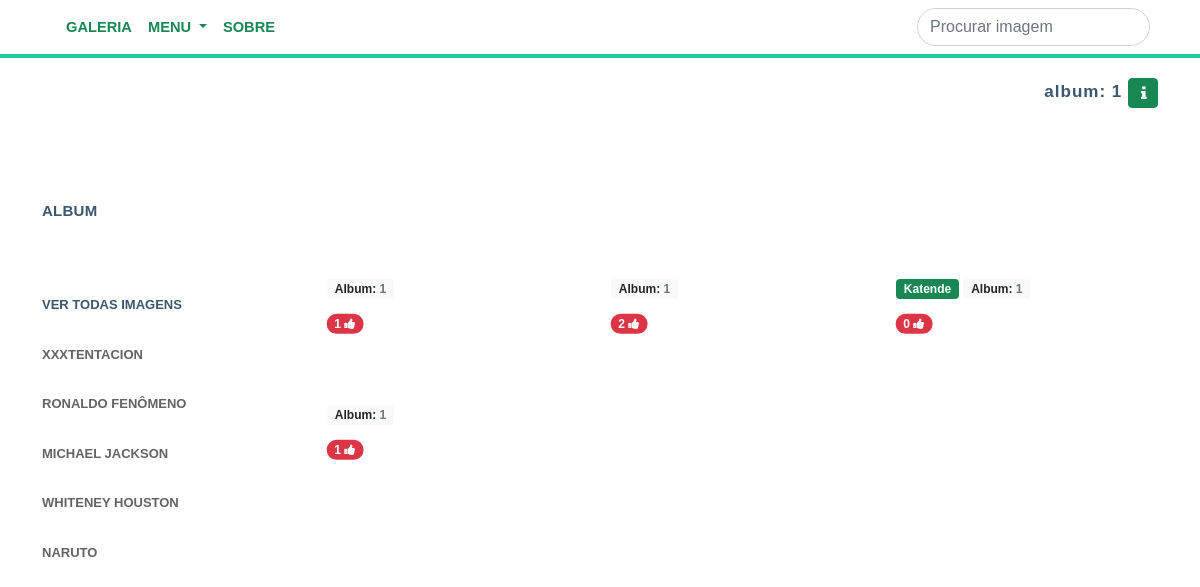
Page /imagem&album=1 on the committed database.
### tables this page shows
CREATE TABLE `albums` (
  `id` int(11) NOT NULL,
  `nome` varchar(40) NOT NULL,
  `criador` varchar(50) NOT NULL,
  `dia` datetime NOT NULL DEFAULT current_timestamp()
);

CREATE TABLE `imagens` (
  `id` int(11) NOT NULL,
  `nome` varchar(50) NOT NULL,
  `imagem` varchar(500) NOT NULL,
  `dia` datetime NOT NULL DEFAULT current_timestamp(),
  `album` varchar(50) NOT NULL,
  `qnt_like` int(11) NOT NULL
);

### index.php (called while the page is built, shortened)
<?php
	routesURL();
?>

### view/pages/imagem.php (the view, shortened to what this page needs)
   <?php
   require_once "view/pages/includes/header.php";
   require_once "controller/conexao.php";
   $album = filter_input(INPUT_GET, 'album', FILTER_SANITIZE_SPECIAL_CHARS);
   $qt = $pdo->prepare("SELECT * FROM imagens WHERE album = '$album'");
   $qt->execute();
   $qnt=$qt->fetchAll(PDO::FETCH_ASSOC);
   $busca = $pdo->prepare("SELECT * FROM albums");
   $busca->execute();
   $linha=$busca->fetchAll(PDO::FETCH_ASSOC); ?>
   <div class="container">
    <div class="float-end">
      <div class="section-heading" style="margin-top: 0px!important;">
        <h2 style="font-size: 17px!important;">album: <span><?php echo $_GET['album'];  ?></span>  <a class="btn btn-success infor" data-bs-toggle="collapse" href="#collapseExample" role="button" aria-expanded="false" aria-controls="collapseExample">
        <i class="fa fa-info" aria-hidden="true"></i>
      </a></h2>
      </div>
    </div>
  </div>
  <br>
<section class="section" id="projects">
  <div class="container">
    <div class="row">
     <div class="col-lg-3">
      <div class="section-heading">
       <h6>Album</h6>
     </div>
     <div class="filters">
       <ul>
        <a href="index"><li class="active" data-filter="*">Ver todas imagens</li></a>
        <?php
        foreach($linha as $lista)
        { ?>
         <?php echo "<li data-filter='.des'> <a href='imagem&album=".$lista['nome']." '>" .$lista['nome']."</a> </li>"; ?>
              <?php  }
              ?>
            </ul>
          </div>
        </div>
        <div class="col-lg-9">
         <div class="filters-content">
          <div class="row grid">
           <?php
           $foto = $pdo->prepare("SELECT * FROM imagens where album = '$album' ORDER BY RAND() ");
           $foto->execute();
           $img = $foto->fetchAll(PDO::FETCH_ASSOC);
           if(count($img) > 0)
           {
            foreach($img as $ft)
              { ?>
                <div class="col-lg-4 col-md-4 col-sm-6 col-xs-12 all des">
                  <div class="item">
                  </div>
                  <span class="badge bg-success"><?php echo $ft['nome'];  ?></span>
                  <span class="badge bg-light text-dark">Album: <a class="text-secondary" href="imagem&album=<?php echo $ft['album']; ?>"><strong><?php echo $ft['album']; ?></strong></a></span>
                  <br><br>
                  <div class="position-relative">
                    <a href="gostar&id=<?php echo $ft['id'];?>">
                      &nbsp;&nbsp;&nbsp;&nbsp;<span class="position-absolute bottom-10 top-10 start-10 end-10 translate-middle badge rounded-pill bg-danger">
                        <?php echo $ft['qnt_like']; ?> <i class="fa fa-thumbs-up" aria-hidden="true"></i>
                      </span></a>
                    </div>
                  </div>
                <?php
              }
            }
            else {  ?>
             <span><?php echo "Ainda não contem imagem neste album";  ?></span>
           <?php  }
           ?>
         </div>
       </div>
     </div>
   </div>
 </div>
</section>
<?php
require_once "view/pages/includes/footer.php";
?>

### view/pages/imagem.php (style rules this page uses)
.infor { font: 10px!important; width: 30px; height: 30px; text-align: center; line-height: 10px; }

### rows in the picture
albums: nome "XXXTENTACION"
albums: nome "RONALDO FENÔMENO"
albums: nome "MICHAEL JACKSON"
albums: nome "WHITENEY HOUSTON"
albums: nome "NARUTO"
imagens: album "1", qnt_like "1"
imagens: album "1", qnt_like "2"
imagens: nome "Katende", album "1", qnt_like "0"
imagens: album "1", qnt_like "1"

### other values in the picture
$_GET['album'] "1"
